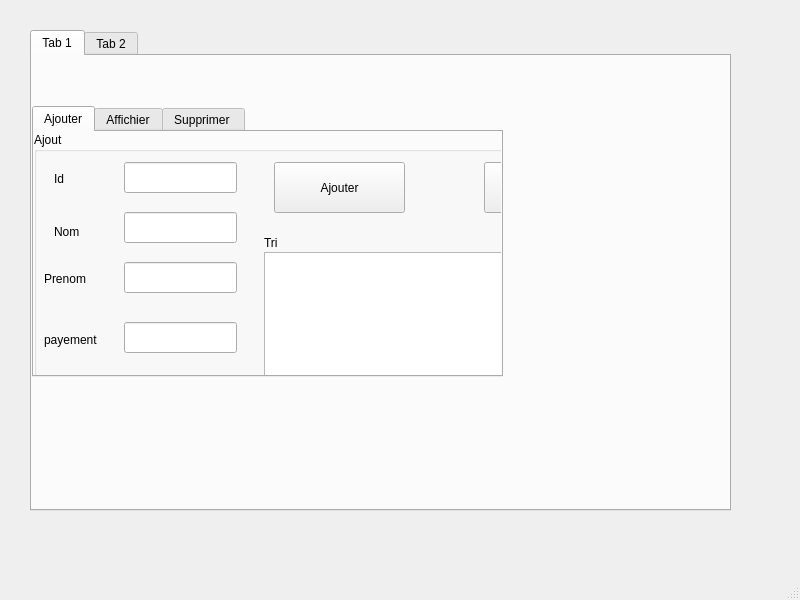
<?xml version="1.0" encoding="UTF-8"?>
<ui version="4.0">
 <class>MainWindow</class>
 <widget class="QMainWindow" name="MainWindow">
  <property name="geometry">
   <rect>
    <x>0</x>
    <y>0</y>
    <width>800</width>
    <height>600</height>
   </rect>
  </property>
  <property name="windowTitle">
   <string>MainWindow</string>
  </property>
  <widget class="QWidget" name="centralwidget">
   <widget class="QTabWidget" name="tabWidget">
    <property name="geometry">
     <rect>
      <x>30</x>
      <y>30</y>
      <width>701</width>
      <height>481</height>
     </rect>
    </property>
    <property name="currentIndex">
     <number>0</number>
    </property>
    <widget class="QWidget" name="Abonne">
     <attribute name="title">
      <string>Tab 1</string>
     </attribute>
     <widget class="QTabWidget" name="tabWidget_2">
      <property name="geometry">
       <rect>
        <x>0</x>
        <y>50</y>
        <width>471</width>
        <height>271</height>
       </rect>
      </property>
      <property name="currentIndex">
       <number>0</number>
      </property>
      <widget class="QWidget" name="tab_3">
       <attribute name="title">
        <string>Ajouter</string>
       </attribute>
       <widget class="QGroupBox" name="groupBox">
        <property name="geometry">
         <rect>
          <x>0</x>
          <y>0</y>
          <width>641</width>
          <height>581</height>
         </rect>
        </property>
        <property name="title">
         <string>Ajout</string>
        </property>
        <widget class="QLabel" name="label">
         <property name="geometry">
          <rect>
           <x>20</x>
           <y>40</y>
           <width>47</width>
           <height>14</height>
          </rect>
         </property>
         <property name="text">
          <string>Id</string>
         </property>
        </widget>
        <widget class="QLabel" name="label_2">
         <property name="geometry">
          <rect>
           <x>20</x>
           <y>90</y>
           <width>47</width>
           <height>20</height>
          </rect>
         </property>
         <property name="text">
          <string>Nom</string>
         </property>
        </widget>
        <widget class="QLabel" name="label_3">
         <property name="geometry">
          <rect>
           <x>10</x>
           <y>140</y>
           <width>47</width>
           <height>14</height>
          </rect>
         </property>
         <property name="text">
          <string>Prenom</string>
         </property>
        </widget>
        <widget class="QLineEdit" name="le_id">
         <property name="geometry">
          <rect>
           <x>90</x>
           <y>30</y>
           <width>113</width>
           <height>31</height>
          </rect>
         </property>
        </widget>
        <widget class="QLineEdit" name="le_nom">
         <property name="geometry">
          <rect>
           <x>90</x>
           <y>80</y>
           <width>113</width>
           <height>31</height>
          </rect>
         </property>
        </widget>
        <widget class="QLineEdit" name="le_prenom">
         <property name="geometry">
          <rect>
           <x>90</x>
           <y>130</y>
           <width>113</width>
           <height>31</height>
          </rect>
         </property>
        </widget>
        <widget class="QPushButton" name="pb_ajouter">
         <property name="geometry">
          <rect>
           <x>240</x>
           <y>30</y>
           <width>131</width>
           <height>51</height>
          </rect>
         </property>
         <property name="text">
          <string>Ajouter</string>
         </property>
        </widget>
        <widget class="QLabel" name="label_5">
         <property name="geometry">
          <rect>
           <x>10</x>
           <y>200</y>
           <width>56</width>
           <height>16</height>
          </rect>
         </property>
         <property name="text">
          <string>payement</string>
         </property>
        </widget>
        <widget class="QLabel" name="label_6">
         <property name="geometry">
          <rect>
           <x>10</x>
           <y>260</y>
           <width>56</width>
           <height>21</height>
          </rect>
         </property>
         <property name="text">
          <string>nbr_chats</string>
         </property>
        </widget>
        <widget class="QLineEdit" name="le_payement">
         <property name="geometry">
          <rect>
           <x>90</x>
           <y>190</y>
           <width>113</width>
           <height>31</height>
          </rect>
         </property>
        </widget>
        <widget class="QLineEdit" name="le_nbr_chats">
         <property name="geometry">
          <rect>
           <x>90</x>
           <y>260</y>
           <width>113</width>
           <height>31</height>
          </rect>
         </property>
        </widget>
        <widget class="QPushButton" name="le_Modifier">
         <property name="geometry">
          <rect>
           <x>450</x>
           <y>30</y>
           <width>131</width>
           <height>51</height>
          </rect>
         </property>
         <property name="text">
          <string>Modifier</string>
         </property>
        </widget>
        <widget class="QLabel" name="label_7">
         <property name="geometry">
          <rect>
           <x>230</x>
           <y>90</y>
           <width>81</width>
           <height>41</height>
          </rect>
         </property>
         <property name="text">
          <string>Tri</string>
         </property>
        </widget>
        <widget class="QTableView" name="tableView">
         <property name="geometry">
          <rect>
           <x>230</x>
           <y>120</y>
           <width>371</width>
           <height>171</height>
          </rect>
         </property>
        </widget>
        <widget class="QRadioButton" name="radioButton">
         <property name="geometry">
          <rect>
           <x>250</x>
           <y>300</y>
           <width>97</width>
           <height>20</height>
          </rect>
         </property>
         <property name="text">
          <string>Id</string>
         </property>
        </widget>
        <widget class="QRadioButton" name="radioButton_2">
         <property name="geometry">
          <rect>
           <x>330</x>
           <y>300</y>
           <width>97</width>
           <height>20</height>
          </rect>
         </property>
         <property name="text">
          <string>Nom</string>
         </property>
        </widget>
        <widget class="QRadioButton" name="radioButton_3">
         <property name="geometry">
          <rect>
           <x>430</x>
           <y>300</y>
           <width>97</width>
           <height>20</height>
          </rect>
         </property>
         <property name="text">
          <string>Prenom</string>
         </property>
        </widget>
       </widget>
      </widget>
      <widget class="QWidget" name="tab_4">
       <attribute name="title">
        <string>Affichier</string>
       </attribute>
       <widget class="QTableView" name="tab_etudiant">
        <property name="geometry">
         <rect>
          <x>5</x>
          <y>0</y>
          <width>651</width>
          <height>391</height>
         </rect>
        </property>
       </widget>
      </widget>
      <widget class="QWidget" name="tab">
       <attribute name="title">
        <string>Supprimer </string>
       </attribute>
       <widget class="QLabel" name="label_4">
        <property name="geometry">
         <rect>
          <x>30</x>
          <y>60</y>
          <width>47</width>
          <height>14</height>
         </rect>
        </property>
        <property name="text">
         <string>Identifiant</string>
        </property>
       </widget>
       <widget class="QLineEdit" name="le_id_sup">
        <property name="geometry">
         <rect>
          <x>110</x>
          <y>60</y>
          <width>113</width>
          <height>20</height>
         </rect>
        </property>
       </widget>
       <widget class="QPushButton" name="pb_supprimer">
        <property name="geometry">
         <rect>
          <x>150</x>
          <y>140</y>
          <width>75</width>
          <height>23</height>
         </rect>
        </property>
        <property name="text">
         <string>Supprimer</string>
        </property>
       </widget>
      </widget>
     </widget>
    </widget>
    <widget class="QWidget" name="tab_2">
     <attribute name="title">
      <string>Tab 2</string>
     </attribute>
    </widget>
   </widget>
  </widget>
  <widget class="QMenuBar" name="menubar">
   <property name="geometry">
    <rect>
     <x>0</x>
     <y>0</y>
     <width>800</width>
     <height>26</height>
    </rect>
   </property>
  </widget>
  <widget class="QStatusBar" name="statusbar"/>
 </widget>
 <resources/>
 <connections/>
</ui>
